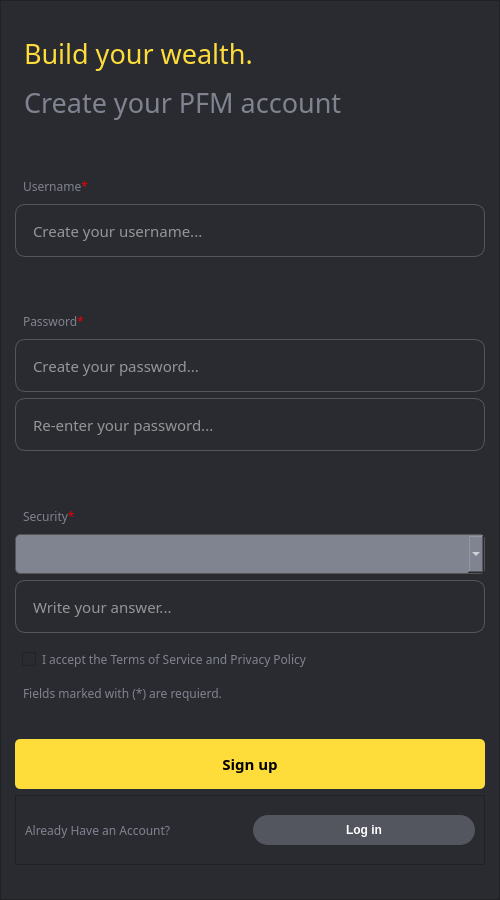
                 <widget class="QWidget" name="scrollBar">
                  <property name="geometry">
                   <rect>
                    <x>0</x>
                    <y>0</y>
                    <width>500</width>
                    <height>900</height>
                   </rect>
                  </property>
                  <property name="styleSheet">
                   <string notr="true"/>
                  </property>
                  <layout class="QGridLayout" name="gridLayout_5">
                   <property name="leftMargin">
                    <number>0</number>
                   </property>
                   <property name="topMargin">
                    <number>0</number>
                   </property>
                   <property name="rightMargin">
                    <number>0</number>
                   </property>
                   <property name="bottomMargin">
                    <number>0</number>
                   </property>
                   <item row="0" column="0">
                    <widget class="QFrame" name="signupFrame">
                     <property name="minimumSize">
                      <size>
                       <width>500</width>
                       <height>900</height>
                      </size>
                     </property>
                     <property name="styleSheet">
                      <string notr="true">#signupFrame{
	background-color: rgb(42, 43, 48);    
   	padding-left: 5px;      
   	padding-right: 5px;       
    padding-top: 25px;          
    padding-bottom: 25px;
}
#SI_buttonLogIn{
	color:rgb(255, 255, 255);
	background-color: rgb(84, 86, 95);
	border-radius:15px;
	height:30px;
}
QLabel{
	background-color: rgb(42, 43, 48);
	padding-left:5px;
}
#frame_3{
	background-color: rgb(42, 43, 48);
}
#regUsername, #regPw, #security, #signuperrorMsg, #MarkedText, #haveAcc{
	color:#808390;
	font-family: Poppins;
}

#regUsername, #regPw, #security{
	padding-top:25px;
}
QLineEdit{
	height:50px;
	padding: 1px 15 px;
	background-color: rgb(42, 43, 48);
	border: 1px solid rgba(84,86,95,255);
	border-radius: 10px;
	color:rgb(255, 255, 255);
	font-family: Poppins;
    font-size:15px;
}
#SI_buttonSI{
	background-color: rgb(254, 221, 59);	
	border-radius:5px;
	height:50px;
}
#SI_checkboxTerm{
	background-color: rgb(42, 43, 48);
	color:#808390;
}
QComboBox {
    color: white;                        /* Warna teks combobox */
    background-color:  rgb(128, 131, 144);           /* Warna latar belakang combobox */
    border: 1px solid #555555;           /* Warna border combobox */
    border-radius: 5px;                  /* Membuat sudut rounded */
}
QComboBox QAbstractItemView {
    color: white;                        /* Warna teks dropdown */
    background-color: #333333;           /* Warna latar belakang dropdown */
    selection-background-color: #fedd3b; /* Warna latar belakang item yang dipilih*/
    selection-color: black;              /* Warna teks item yang dipilih */
    border: 1px solid #555555;          /* Warna border dropdown */
}
</string>
                     </property>
                     <property name="frameShape">
                      <enum>QFrame::StyledPanel</enum>
                     </property>
                     <property name="frameShadow">
                      <enum>QFrame::Raised</enum>
                     </property>
                     <layout class="QVBoxLayout" name="verticalLayout_4">
                      <item>
                       <widget class="QLabel" name="signupHeader">
                        <property name="font">
                         <font>
                          <family>Poppins Medium</family>
                          <pointsize>13</pointsize>
                         </font>
                        </property>
                        <property name="text">
                         <string>&lt;html&gt;&lt;head/&gt;&lt;body&gt;&lt;p&gt;&lt;span style=&quot; font-size:20pt; color:#fedd3b;&quot;&gt;Build your wealth.&lt;/span&gt;&lt;/p&gt;&lt;p&gt;&lt;span style=&quot; font-size:20pt; color:#808390;&quot;&gt;Create your PFM account&lt;/span&gt;&lt;/p&gt;&lt;/body&gt;&lt;/html&gt;</string>
                        </property>
                       </widget>
                      </item>
                      <item>
                       <widget class="QLabel" name="regUsername">
                        <property name="font">
                         <font>
                          <family>Poppins</family>
                          <pointsize>9</pointsize>
                         </font>
                        </property>
                        <property name="text">
                         <string>&lt;html&gt;&lt;head/&gt;&lt;body&gt;&lt;p&gt;Username&lt;span style=&quot; color:#ea0003;&quot;&gt;*&lt;/span&gt;&lt;/p&gt;&lt;/body&gt;&lt;/html&gt;</string>
                        </property>
                        <property name="alignment">
                         <set>Qt::AlignBottom|Qt::AlignLeading|Qt::AlignLeft</set>
                        </property>
                       </widget>
                      </item>
                      <item>
                       <widget class="QLineEdit" name="SI_inputUsername">
                        <property name="placeholderText">
                         <string>Create your username...</string>
                        </property>
                       </widget>
                      </item>
                      <item>
                       <widget class="QLabel" name="regPw">
                        <property name="font">
                         <font>
                          <family>Poppins</family>
                          <pointsize>9</pointsize>
                         </font>
                        </property>
                        <property name="text">
                         <string>&lt;html&gt;&lt;head/&gt;&lt;body&gt;&lt;p&gt;Password&lt;span style=&quot; color:#ea0003;&quot;&gt;*&lt;/span&gt;&lt;/p&gt;&lt;/body&gt;&lt;/html&gt;</string>
                        </property>
                        <property name="alignment">
                         <set>Qt::AlignBottom|Qt::AlignLeading|Qt::AlignLeft</set>
                        </property>
                       </widget>
                      </item>
                      <item>
                       <widget class="QLineEdit" name="SI_inputPassword1">
                        <property name="styleSheet">
                         <string notr="true"/>
                        </property>
                        <property name="placeholderText">
                         <string>Create your password...</string>
                        </property>
                       </widget>
                      </item>
                      <item>
                       <widget class="QLineEdit" name="SI_inputPassword2">
                        <property name="placeholderText">
                         <string>Re-enter your password...</string>
                        </property>
                       </widget>
                      </item>
                      <item>
                       <widget class="QLabel" name="security">
                        <property name="font">
                         <font>
                          <family>Poppins</family>
                          <pointsize>9</pointsize>
                         </font>
                        </property>
                        <property name="styleSheet">
                         <string notr="true"/>
                        </property>
                        <property name="text">
                         <string>&lt;html&gt;&lt;head/&gt;&lt;body&gt;&lt;p&gt;Security&lt;span style=&quot; color:#ea0003;&quot;&gt;*&lt;/span&gt;&lt;/p&gt;&lt;/body&gt;&lt;/html&gt;</string>
                        </property>
                        <property name="alignment">
                         <set>Qt::AlignBottom|Qt::AlignLeading|Qt::AlignLeft</set>
                        </property>
                       </widget>
                      </item>
                      <item>
                       <widget class="QComboBox" name="SI_dropdownSecurity">
                        <property name="minimumSize">
                         <size>
                          <width>0</width>
                          <height>40</height>
                         </size>
                        </property>
                        <property name="font">
                         <font>
                          <family>Poppins</family>
                          <pointsize>9</pointsize>
                         </font>
                        </property>
                        <property name="cursor">
                         <cursorShape>PointingHandCursor</cursorShape>
                        </property>
                        <property name="layoutDirection">
                         <enum>Qt::LeftToRight</enum>
                        </property>
                        <property name="styleSheet">
                         <string notr="true"/>
                        </property>
                        <property name="currentText">
                         <string/>
                        </property>
                        <item>
                         <property name="text">
                          <string/>
                         </property>
                        </item>
                        <item>
                         <property name="text">
                          <string>   1. Where were you born?</string>
                         </property>
                        </item>
                        <item>
                         <property name="text">
                          <string>   2. What is your favorite book?</string>
                         </property>
                        </item>
                        <item>
                         <property name="text">
                          <string>   3. What is your favorite color?</string>
                         </property>
                        </item>
                        <item>
                         <property name="text">
                          <string>   4. What is your favorite food?</string>
                         </property>
                        </item>
                        <item>
                         <property name="text">
                          <string>   5. What is your favorite movie?</string>
                         </property>
                        </item>
                        <item>
                         <property name="text">
                          <string>   6. What is your favorite sport?</string>
                         </property>
                        </item>
                        <item>
                         <property name="text">
                          <string>   7. What is your favorite band?</string>
                         </property>
                        </item>
                        <item>
                         <property name="text">
                          <string>   8. What is the name of your pet?</string>
                         </property>
                        </item>
                       </widget>
                      </item>
                      <item>
                       <widget class="QLineEdit" name="SI_inputSecurity">
                        <property name="placeholderText">
                         <string>Write your answer...</string>
                        </property>
                       </widget>
                      </item>
                      <item>
                       <widget class="QCheckBox" name="SI_checkboxTerm">
                        <property name="minimumSize">
                         <size>
                          <width>0</width>
                          <height>40</height>
                         </size>
                        </property>
                        <property name="font">
                         <font>
                          <family>Poppins</family>
                          <pointsize>9</pointsize>
                         </font>
                        </property>
                        <property name="cursor">
                         <cursorShape>PointingHandCursor</cursorShape>
                        </property>
                        <property name="styleSheet">
                         <string notr="true">padding-left:7px;</string>
                        </property>
                        <property name="text">
                         <string>I accept the Terms of Service and Privacy Policy</string>
                        </property>
                       </widget>
                      </item>
                      <item>
                       <widget class="QLabel" name="MarkedText">
                        <property name="sizePolicy">
                         <sizepolicy hsizetype="Preferred" vsizetype="Fixed">
                          <horstretch>0</horstretch>
                          <verstretch>0</verstretch>
                         </sizepolicy>
                        </property>
                        <property name="font">
                         <font>
                          <family>Poppins</family>
                          <pointsize>9</pointsize>
                         </font>
                        </property>
                        <property name="text">
                         <string>Fields marked with (*) are requierd.</string>
                        </property>
                       </widget>
                      </item>
                      <item>
                       <widget class="QLabel" name="SI_ErrorMsg">
                        <property name="minimumSize">
                         <size>
                          <width>0</width>
                          <height>0</height>
                         </size>
                        </property>
                        <property name="maximumSize">
                         <size>
                          <width>16777215</width>
                          <height>25</height>
                         </size>
                        </property>
                        <property name="font">
                         <font>
                          <family>Poppins</family>
                          <pointsize>9</pointsize>
                         </font>
                        </property>
                        <property name="styleSheet">
                         <string notr="true">color: rgb(255, 32, 35);</string>
                        </property>
                        <property name="text">
                         <string/>
                        </property>
                        <property name="alignment">
                         <set>Qt::AlignLeading|Qt::AlignLeft|Qt::AlignVCenter</set>
                        </property>
                       </widget>
                      </item>
                      <item>
                       <widget class="QPushButton" name="SI_buttonSI">
                        <property name="font">
                         <font>
                          <family>Montserrat</family>
                          <pointsize>11</pointsize>
                          <weight>75</weight>
                          <bold>true</bold>
                         </font>
                        </property>
                        <property name="cursor">
                         <cursorShape>PointingHandCursor</cursorShape>
                        </property>
                        <property name="text">
                         <string>Sign up</string>
                        </property>
                       </widget>
                      </item>
                      <item>
                       <widget class="QFrame" name="frame_3">
                        <property name="frameShape">
                         <enum>QFrame::StyledPanel</enum>
                        </property>
                        <property name="frameShadow">
                         <enum>QFrame::Raised</enum>
                        </property>
                        <layout class="QHBoxLayout" name="horizontalLayout">
                         <item>
                          <widget class="QLabel" name="haveAcc">
                           <property name="font">
                            <font>
                             <family>Poppins</family>
                             <pointsize>9</pointsize>
                            </font>
                           </property>
                           <property name="styleSheet">
                            <string notr="true">padding:0px;</string>
                           </property>
                           <property name="text">
                            <string>Already Have an Account?</string>
                           </property>
                          </widget>
                         </item>
                         <item>
                          <widget class="QPushButton" name="SI_buttonLogIn">
                           <property name="font">
                            <font>
                             <family>Segoe UI</family>
                             <pointsize>9</pointsize>
                             <weight>75</weight>
                             <bold>true</bold>
                            </font>
                           </property>
                           <property name="cursor">
                            <cursorShape>PointingHandCursor</cursorShape>
                           </property>
                           <property name="styleSheet">
                            <string notr="true"/>
                           </property>
                           <property name="text">
                            <string>Log in</string>
                           </property>
                          </widget>
                         </item>
                        </layout>
                       </widget>
                      </item>
                     </layout>
                    </widget>
                   </item>
                  </layout>
                 </widget>
